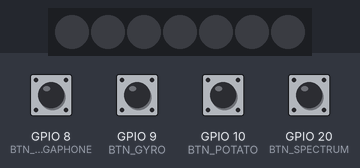
A sketch run on a simulated ESP32-S3. Parts: 7 RGB LEDs in strip order, left to right. Inputs (shaded band) come from the test bench; at power-on: GPIO 8 (BTN_MEGAPHONE), GPIO 9 (BTN_GYRO), GPIO 10 (BTN_POTATO), GPIO 20 (BTN_SPECTRUM) HIGH. Dim RGB values are drawn brighter than linear; I2S audio is not simulated (input reads silence); random numbers use the default seed unless the sketch sets one; what the sketch prints to the serial monitor is not drawn.

Above: at 2.1 s.
2.2 s: GPIO 10 (BTN_POTATO) pulled LOW for 0.15 s
At 2.44 s:
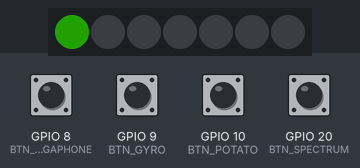
2.9 s: GPIO 10 (BTN_POTATO) pulled LOW for 1 s
At 3.98 s:
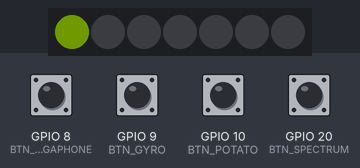
4.5 s: GPIO 8 (BTN_MEGAPHONE) pulled LOW for 0.15 s
At 5.5 s:
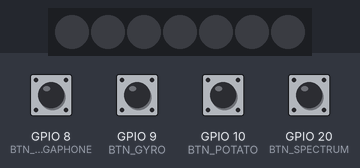
6.2 s: GPIO 10 (BTN_POTATO) pulled LOW for 0.15 s
At 6.46 s:
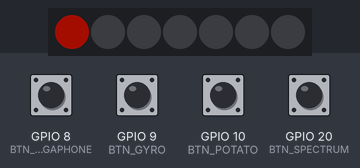
6.9 s: GPIO 10 (BTN_POTATO) pulled LOW for 1 s
At 8.16 s:
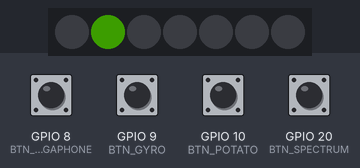
8.5 s: GPIO 8 (BTN_MEGAPHONE) pulled LOW for 1 s
At 9.3 s:
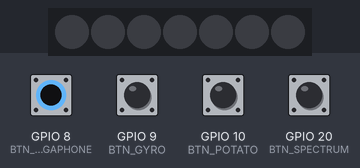
Timing chart, 0 to 11.5 s (numbered marks = the images above; inputs shaded):
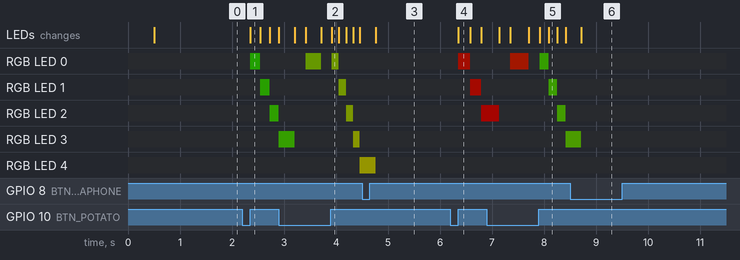

Measured:
- after the input at 2.2 s, RGB LED 0: off → RGB(7, 33, 0) after 0.15 s, → off 0.20 s later; RGB LED 1: off → RGB(8, 32, 0) after 0.35 s, → off 0.18 s later; RGB LED 2: off → RGB(9, 31, 0) after 0.53 s, → off 0.17 s later; RGB LED 3: off → RGB(10, 30, 0) after 0.70 s; the LEDs: change after 0.15 s (image 1)
- after the input at 6.2 s, RGB LED 0: off → RGB(37, 3, 0) after 0.15 s, → off 0.22 s later; RGB LED 1: off → RGB(38, 2, 0) after 0.38 s, → off 0.21 s later; RGB LED 2: off → RGB(39, 1, 0) after 0.59 s; the LEDs: change after 0.15 s (image 4)

The sketch:

arduino.ino
```cpp
// NOTE: AI WAS USED FOR DOCUMENTATİON, WRITING COMMENTS, AND HELPING WITH THE CODE WRITING PROCESS

/*
Pin Mapping:
- BTN_MEGAPHONE : GPIO 8
- BTN_GYRO      : GPIO 9
- BTN_POTATO    : GPIO 10
- BTN_SPECTRUM  : GPIO 20

- LED_PIN       : GPIO 1
- I2S BCLK      : GPIO 2
- I2S WS        : GPIO 4
- I2S DOUT      : GPIO 5
- I2S DIN       : GPIO 3

===========================================================
*/

#include <Wire.h>
#include <Adafruit_MPU6050.h>
#include <Adafruit_Sensor.h>
#include <Adafruit_NeoPixel.h>
#include <driver/i2s.h>
#include <math.h>

// ---------------- BUTTONS ----------------
#define BTN_MEGAPHONE 8
#define BTN_GYRO      9
#define BTN_POTATO    10
#define BTN_SPECTRUM  20

// ---------------- LED CONFIG ----------------
#define LED_PIN 1
#define NUM_LEDS 7

// ---------------- I2S PINS ----------------
#define I2S_BCLK 2
#define I2S_WS   4
#define I2S_DOUT 5
#define I2S_DIN  3

#define BUFFER_SIZE 64

Adafruit_MPU6050 mpu;
Adafruit_NeoPixel pixels(NUM_LEDS, LED_PIN, NEO_GRB + NEO_KHZ800);

int16_t audio_buffer[BUFFER_SIZE];

bool mpuOK = false;
int activeMode = 0;

// ---------------- HOT POTATO GAME STATE ----------------
unsigned long potatoExplodeTime = 0;
int potatoCurrentLed = 0;
bool potatoInitialized = false;

// ---------------- DEBOUNCE CONTROL ----------------
unsigned long lastDebounceTime = 0;
const unsigned long debounceDelay = 200;

// ---------------- I2S SETUP ----------------
void setupI2S() {
  i2s_config_t i2s_config = {
    .mode = (i2s_mode_t)(I2S_MODE_MASTER | I2S_MODE_RX | I2S_MODE_TX),
    .sample_rate = 16000,
    .bits_per_sample = I2S_BITS_PER_SAMPLE_16BIT,
    .channel_format = I2S_CHANNEL_FMT_ONLY_LEFT,
    .communication_format = I2S_COMM_FORMAT_I2S,
    .intr_alloc_flags = ESP_INTR_FLAG_LEVEL1,
    .dma_buf_count = 2,
    .dma_buf_len = 32,
    .use_apll = false,
    .tx_desc_auto_clear = true,
    .fixed_mclk = 0
  };

  i2s_pin_config_t pin_config = {
    .bck_io_num = I2S_BCLK,
    .ws_io_num = I2S_WS,
    .data_out_num = I2S_DOUT,
    .data_in_num = I2S_DIN
  };

  i2s_driver_install(I2S_NUM_0, &i2s_config, 0, NULL);
  i2s_set_pin(I2S_NUM_0, &pin_config);
}

// ---------------- AUDIO TONE GENERATOR ----------------
void playAdvancedTone(int startFreq, int endFreq, int durationMs, float maxVolume = 32767.0) {
  int totalSamples = (16000 * durationMs) / 1000;
  if (totalSamples <= 0) totalSamples = 1;

  int16_t *buf = (int16_t*)malloc(32 * sizeof(int16_t));
  if (!buf) return;

  int sampleIdx = 0;
  size_t written;
  float phase = 0;

  while (sampleIdx < totalSamples) {
    int chunk = (totalSamples - sampleIdx > 32) ? 32 : (totalSamples - sampleIdx);

    for (int i = 0; i < chunk; i++) {
      int currentIdx = sampleIdx + i;
      float progress = (float)currentIdx / totalSamples;

      float currentFreq = startFreq + (endFreq - startFreq) * progress;
      float decay = exp(-progress * 2.0);
      float currentVol = maxVolume * decay;

      buf[i] = (int16_t)(sin(phase) * currentVol);

      phase += (2.0 * M_PI * currentFreq) / 16000.0;
      if (phase >= 2.0 * M_PI) phase -= 2.0 * M_PI;
    }

    i2s_write(I2S_NUM_0, buf, chunk * sizeof(int16_t), &written, portMAX_DELAY);
    sampleIdx += chunk;
  }

  free(buf);
}

// ---------------- LED HELPERS ----------------
void fillColor(uint8_t r, uint8_t g, uint8_t b) {
  for (int i = 0; i < NUM_LEDS; i++) {
    pixels.setPixelColor(i, pixels.Color(r, g, b));
  }
  pixels.show();
}

// ---------------- SETUP ----------------
void setup() {
  Serial.begin(115200);
  delay(500);

  Serial.println("\n=============================================");
  Serial.println("  SAFE AUDIO + 4 MODE MULTI SYSTEM");
  Serial.println("=============================================");

  pinMode(BTN_MEGAPHONE, INPUT_PULLUP);
  pinMode(BTN_GYRO, INPUT_PULLUP);
  pinMode(BTN_POTATO, INPUT_PULLUP);
  pinMode(BTN_SPECTRUM, INPUT_PULLUP);

  pixels.begin();
  pixels.setBrightness(40);
  fillColor(0, 0, 0);

  Wire.begin(6, 7);
  mpuOK = mpu.begin();

  setupI2S();

  // Startup sound
  playAdvancedTone(150, 300, 400, 15000.0);
}

// ---------------- MAIN LOOP ----------------
void loop() {
  unsigned long currentMillis = millis();

  // -------- BUTTON HANDLING (DEBOUNCED) --------
  if (currentMillis - lastDebounceTime > debounceDelay) {

    if (digitalRead(BTN_MEGAPHONE) == LOW) {
      activeMode = (activeMode == 1) ? 0 : 1;
      playAdvancedTone(400, 800, 150, 15000);
      lastDebounceTime = currentMillis;
    }

    else if (digitalRead(BTN_GYRO) == LOW) {
      activeMode = (activeMode == 2) ? 0 : 2;
      playAdvancedTone(600, 900, 150, 15000);
      lastDebounceTime = currentMillis;
    }

    else if (digitalRead(BTN_POTATO) == LOW) {
      activeMode = (activeMode == 3) ? 0 : 3;
      potatoInitialized = false;
      playAdvancedTone(800, 1100, 150, 15000);
      lastDebounceTime = currentMillis;
    }

    else if (digitalRead(BTN_SPECTRUM) == LOW) {
      activeMode = (activeMode == 4) ? 0 : 4;
      playAdvancedTone(1000, 500, 150, 15000);
      lastDebounceTime = currentMillis;
    }
  }

  // ---------------- MODE SYSTEM ----------------
  switch (activeMode) {

    // =====================================================
    // MODE 1: SAFE MEGAPHONE (Noise-Gated Amplifier)
    // =====================================================
    case 1: {
      size_t bytes_read, bytes_written;
      i2s_read(I2S_NUM_0, audio_buffer, sizeof(audio_buffer), &bytes_read, portMAX_DELAY);

      int samples = bytes_read / 2;

      long sum = 0;
      for (int i = 0; i < samples; i++) sum += abs(audio_buffer[i]);

      int level = (samples > 0) ? sum / samples : 0;

      // Noise gate prevents echo / feedback
      if (level > 3800) {
        for (int i = 0; i < samples; i++) {
          int32_t amplified = (int32_t)audio_buffer[i] * 4;
          audio_buffer[i] = (int16_t)constrain(amplified, -28000, 28000);
        }

        i2s_write(I2S_NUM_0, audio_buffer, bytes_read, &bytes_written, portMAX_DELAY);
      } else {
        memset(audio_buffer, 0, bytes_read);
      }

      int leds = constrain(map(level, 3500, 18000, 0, NUM_LEDS), 0, NUM_LEDS);

      pixels.clear();
      for (int i = 0; i < leds; i++) {
        pixels.setPixelColor(i, pixels.Color(0, 255, 0));
      }
      pixels.show();
      break;
    }

    // =====================================================
    // MODE 2: GYRO LASER SYNTH
    // =====================================================
    case 2: {
      if (mpuOK) {
        sensors_event_t a, g, t;
        mpu.getEvent(&a, &g, &t);

        float motion = abs(a.acceleration.x) + abs(a.acceleration.y) + abs(a.acceleration.z);

        if (motion > 18) {
          int intensity = constrain(map(motion, 18, 45, 0, 255), 0, 255);

          fillColor(intensity, 0, 255 - intensity);

          int startFreq = 2200 - (intensity * 3);
          int endFreq = 400 + (intensity * 2);

          playAdvancedTone(startFreq, endFreq, 40, 20000.0);
        } else {
          pixels.clear();
          pixels.show();
        }
      }
      break;
    }

    // =====================================================
    // MODE 3: HOT POTATO GAME
    // =====================================================
    case 3: {
      if (!potatoInitialized) {
        potatoExplodeTime = millis() + random(4000, 9000);
        potatoCurrentLed = 0;
        potatoInitialized = true;
      }

      if (millis() < potatoExplodeTime) {

        pixels.clear();

        int timeLeft = potatoExplodeTime - millis();
        int speedDelay = constrain(map(timeLeft, 0, 7000, 30, 200), 30, 200);

        uint8_t red = map(timeLeft, 0, 7000, 255, 0);
        uint8_t green = map(timeLeft, 0, 7000, 0, 255);

        pixels.setPixelColor(potatoCurrentLed, pixels.Color(red, green, 0));
        pixels.show();

        int clickFreq = 1800 - (speedDelay * 5);
        playAdvancedTone(clickFreq, clickFreq - 30, 12, 8000.0);

        delay(speedDelay);

        potatoCurrentLed = (potatoCurrentLed + 1) % NUM_LEDS;
      }
      else {
        fillColor(255, 0, 0);
        playAdvancedTone(300, 40, 800, 30000.0);
        fillColor(0, 0, 0);
        delay(500);
        potatoInitialized = false;
      }
      break;
    }

    // =====================================================
    // MODE 4: AUDIO SPECTRUM VISUALIZER (VISUAL ONLY)
    // =====================================================
    case 4: {
      size_t bytes_read;
      i2s_read(I2S_NUM_0, audio_buffer, sizeof(audio_buffer), &bytes_read, portMAX_DELAY);

      int samples = bytes_read / 2;

      long sum = 0;
      for (int i = 0; i < samples; i++) sum += abs(audio_buffer[i]);

      int level = (samples > 0) ? sum / samples : 0;

      int leds = constrain(map(level, 500, 12000, 0, NUM_LEDS), 0, NUM_LEDS);

      pixels.clear();

      for (int i = 0; i < leds; i++) {
        uint8_t r = map(i, 0, NUM_LEDS, 0, 255);
        uint8_t b = map(i, 0, NUM_LEDS, 255, 0);
        pixels.setPixelColor(i, pixels.Color(r, 0, b));
      }

      pixels.show();
      break;
    }

    // =====================================================
    // MODE OFF
    // =====================================================
    default: {
      pixels.clear();
      pixels.show();
      break;
    }
  }
}
```
